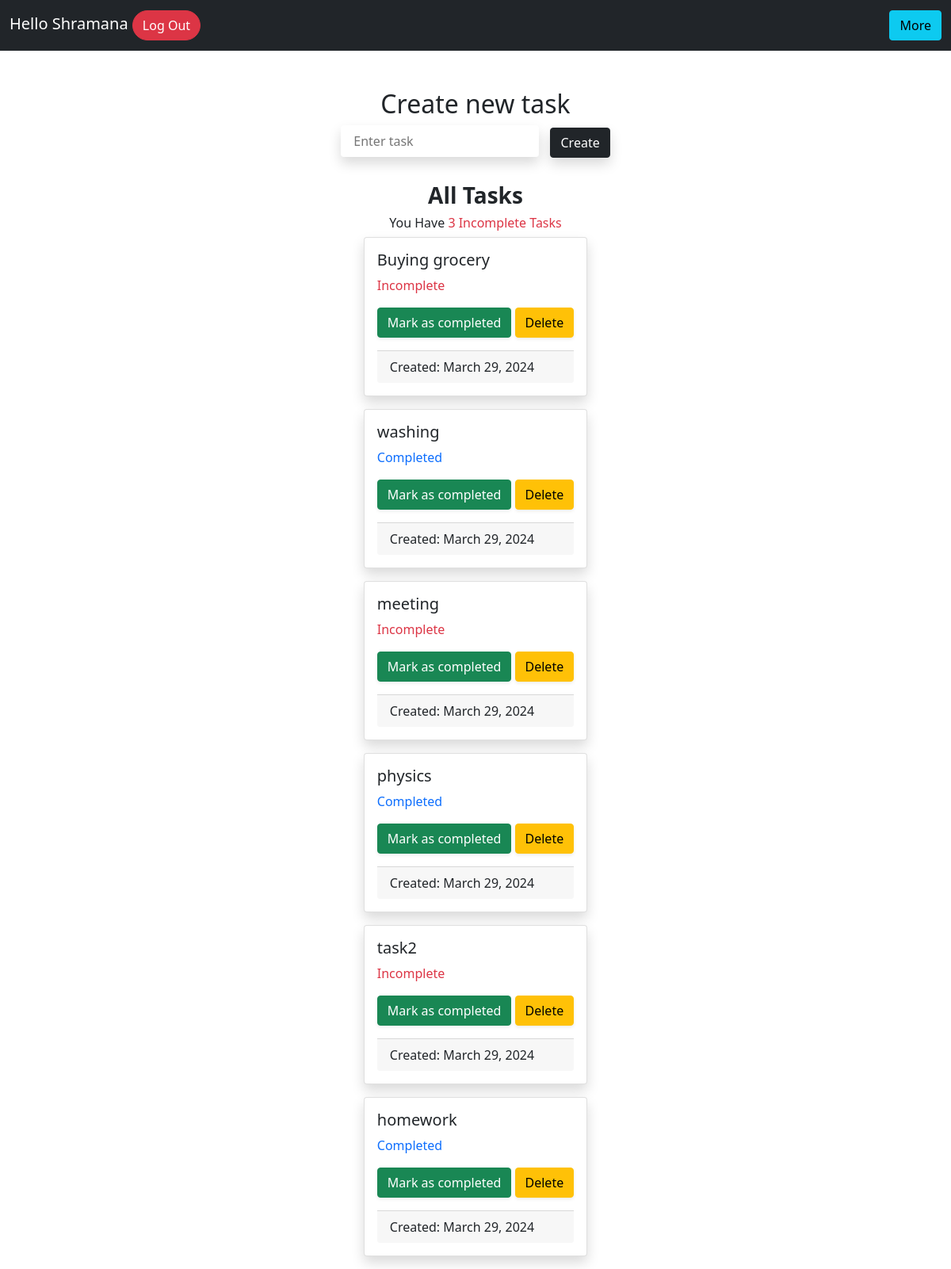
/2/ (signed in), run on the app's committed database.
### todo_app/models.py (models this page shows, shortened)
class Tasklist(models.Model):
    username=models.ForeignKey(User, on_delete=models.CASCADE)
    title= models.CharField(max_length=200,null=False)
    status=models.CharField(max_length=10,default="Incomplete")
    created_on=models.DateField(auto_now_add=True)

### todo_app/views.py (the view)
# urls.py: path('<int:pk>/',views.home, name='home'),
def home(request,pk):
    user=account.objects.filter(pk__contains=pk)
    tasks= Tasklist.objects.filter(username=User.objects.get(pk=pk)).order_by('-id')
    pending=Tasklist.objects.filter(username=User.objects.get(pk=pk),status="Incomplete")
    ptasks=pending.count()
    context={
        'tasks':tasks,
        'ptasks':ptasks
    }
    return render(request,"index.html",context)

### templates/index.html (shortened to what this page needs)
<!DOCTYPE html>
<html>
    <head>
        <link href="https://cdn.jsdelivr.net/npm/bootstrap@5.0.2/dist/css/bootstrap.min.css" rel="stylesheet">
    </head>
    <body>
        {% include "navbar.html" %}
        {% include "createtask.html" %}
        <div class="d-flex justify-content-center flex-column align-items-center">
            <h3 class="fw-bold">All Tasks</h3>
            <h6>You Have <a href="{% url 'pending_tasks' user.pk %}" class="text-decoration-none text-danger"> {{ ptasks }} Incomplete Tasks</a></h6>
            <div>
                {% for task in tasks %}
                <div class="card mb-3 shadow" >
                    <div class="card-body">
                        <h5 class="card-title">{{task.title}}</h5>
                        {% if task.status == "Completed" %}
                            <p class="card-text text-primary">{{ task.status }}</p>
                        {% else %}
                            <p class="card-text text-danger">{{ task.status }}</p>
                        {% endif %}
                        <a href="{% url 'update' task.pk user.pk %}" class="btn btn-success shadow-sm" name="submit" value="">Mark as completed</a>
                        <a href="{% url 'delete_task' task.pk user.pk %}" class="btn btn-warning shadow-sm" name="submit" value="">Delete</a>
                        <div class="card-footer fs-6 mt-3">Created: {{ task.created_on }}</div>
                    </div>
                </div>
                {% endfor %}
            </div>
        </div>
    </body>
</html>

### templates/navbar.html (shortened to what this page needs)
<nav class="navbar navbar-dark bg-dark mb-5 d-flex">
    <div class="container-fluid d-flex">
      <div class="navbar-brand">Hello {{ user.username }}   <a href="/signout" class="btn btn-danger rounded-pill">Log Out</a></div>
        <div class="dropdown">
            <button class="btn btn-info">More</button>
          </div>
    </div>
</nav>

### templates/navbar.html (style rules this page uses)
.dropdown { position: relative; display: inline-block; }

### data on the page
Tasklist: title "Buying grocery", status "Incomplete", created_on "March 29, 2024"
Tasklist: title "washing", status "Completed", created_on "March 29, 2024"
Tasklist: title "meeting", status "Incomplete", created_on "March 29, 2024"
Tasklist: title "physics", status "Completed", created_on "March 29, 2024"
Tasklist: title "task2", status "Incomplete", created_on "March 29, 2024"
Tasklist: title "homework", status "Completed", created_on "March 29, 2024"

### other printed values
{{ user.username }} "Shramana"
{{ ptasks }} "3"
